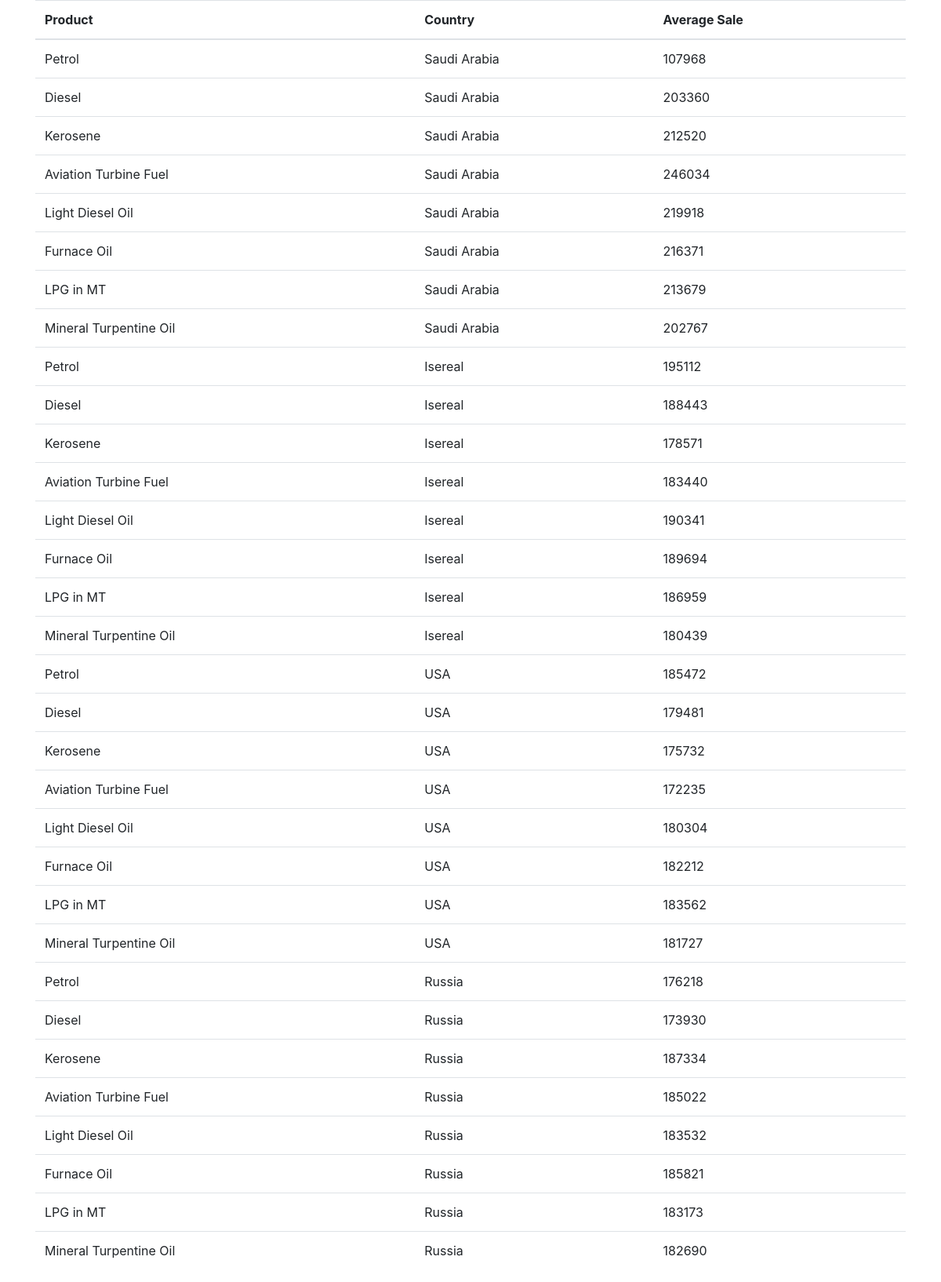
Page /product_sales_by_country on the committed database.
### apicalls/models.py (models this page shows, shortened)
class AverageSale(models.Model):
    product = models.ForeignKey('Petroleum', on_delete=models.CASCADE)
    countr = models.ForeignKey('Country', on_delete=models.CASCADE)
    average = models.IntegerField()

class Petroleum(models.Model):
    name = models.CharField(max_length=50)
    def __str__(self):
        return self.name

class Country(models.Model):
    name = models.CharField(max_length=50)
    def __str__(self):
        return self.name

### apicalls/views.py (the view)
# urls.py: path('product_sales_by_country', views.product_sales_by_country, name="product_sales_by_country"),
def product_sales_by_country(request):
    country = Country.objects.all()
    petroleum = Petroleum.objects.all()
    sales = 0
    count=0
    for c in country:
        for p in petroleum:
            all = Main.objects.filter(country=c, petroleum=p)
            for a in all:
                if a.sale!= 0:
                    count= count+1
                    sales = sales + a.sale
            total = sales/count
            try:
                obj5= AverageSale.objects.get(product=p, countr=c)
                obj5.average = total
                obj5.save()
            except:
                create = AverageSale.objects.create(product=p, countr=c, average=total)
                print('New Average created')
    data = AverageSale.objects.all()
    context = {'data': data,}
    return render(request,'product_sales_by_country.html', context)

### templates/product_sales_by_country.html (shortened to what this page needs)
<!DOCTYPE html>
<html lang="en">
<head>
  <link rel="stylesheet" href="https://maxcdn.bootstrapcdn.com/bootstrap/4.5.2/css/bootstrap.min.css">
</head>
<body>
<div class="container">
    <table class="table">
    <thead>
      <tr>
        <th>Product</th>
        <th>Country</th>
        <th>Average Sale</th>
      </tr>
    </thead>
    <tbody>
    {% for d in data %}
        <tr>
            <td>{{d.product}}</td>
            <td>{{d.countr}}</td>
            <td>{{d.average}}</td>
        </tr>
    {% endfor %}
    </tbody>
  </table>
</div>
</body>
</html>
</body>
</html>

### rows in the picture
AverageSale: product "Petrol", countr "Saudi Arabia", average "107968"
AverageSale: product "Diesel", countr "Saudi Arabia", average "203360"
AverageSale: product "Kerosene", countr "Saudi Arabia", average "212520"
AverageSale: product "Aviation Turbine Fuel", countr "Saudi Arabia", average "246034"
AverageSale: product "Light Diesel Oil", countr "Saudi Arabia", average "219918"
AverageSale: product "Furnace Oil", countr "Saudi Arabia", average "216371"
AverageSale: product "LPG in MT", countr "Saudi Arabia", average "213679"
AverageSale: product "Mineral Turpentine Oil", countr "Saudi Arabia", average "202767"
AverageSale: product "Petrol", countr "Isereal", average "195112"
AverageSale: product "Diesel", countr "Isereal", average "188443"
AverageSale: product "Kerosene", countr "Isereal", average "178571"
AverageSale: product "Aviation Turbine Fuel", countr "Isereal", average "183440"
AverageSale: product "Light Diesel Oil", countr "Isereal", average "190341"
AverageSale: product "Furnace Oil", countr "Isereal", average "189694"
AverageSale: product "LPG in MT", countr "Isereal", average "186959"
AverageSale: product "Mineral Turpentine Oil", countr "Isereal", average "180439"
AverageSale: product "Petrol", countr "USA", average "185472"
AverageSale: product "Diesel", countr "USA", average "179481"
AverageSale: product "Kerosene", countr "USA", average "175732"
AverageSale: product "Aviation Turbine Fuel", countr "USA", average "172235"
AverageSale: product "Light Diesel Oil", countr "USA", average "180304"
AverageSale: product "Furnace Oil", countr "USA", average "182212"
AverageSale: product "LPG in MT", countr "USA", average "183562"
AverageSale: product "Mineral Turpentine Oil", countr "USA", average "181727"
AverageSale: product "Petrol", countr "Russia", average "176218"
AverageSale: product "Diesel", countr "Russia", average "173930"
AverageSale: product "Kerosene", countr "Russia", average "187334"
AverageSale: product "Aviation Turbine Fuel", countr "Russia", average "185022"
AverageSale: product "Light Diesel Oil", countr "Russia", average "183532"
AverageSale: product "Furnace Oil", countr "Russia", average "185821"
AverageSale: product "LPG in MT", countr "Russia", average "183173"
AverageSale: product "Mineral Turpentine Oil", countr "Russia", average "182690"
